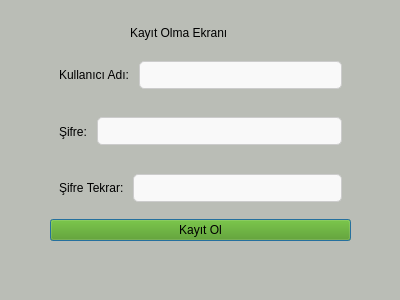
<?xml version="1.0" encoding="UTF-8"?>
<ui version="4.0">
 <class>Dialog</class>
 <widget class="QDialog" name="Dialog">
  <property name="geometry">
   <rect>
    <x>0</x>
    <y>0</y>
    <width>400</width>
    <height>300</height>
   </rect>
  </property>
  <property name="windowTitle">
   <string>Dialog</string>
  </property>
  <property name="styleSheet">
   <string notr="true">background-color: rgb(186, 189, 182);</string>
  </property>
  <widget class="QWidget" name="widget_4" native="true">
   <property name="geometry">
    <rect>
     <x>50</x>
     <y>50</y>
     <width>301</width>
     <height>191</height>
    </rect>
   </property>
   <layout class="QVBoxLayout" name="verticalLayout">
    <item>
     <widget class="QWidget" name="widget" native="true">
      <layout class="QHBoxLayout" name="horizontalLayout">
       <item>
        <widget class="QLabel" name="label">
         <property name="text">
          <string>Kullanıcı Adı: </string>
         </property>
        </widget>
       </item>
       <item>
        <widget class="QLineEdit" name="input_username">
         <property name="styleSheet">
          <string notr="true">QLineEdit {
    border: 1px solid #ccc;
    border-radius: 5px;
    padding: 5px;
    background-color: #f9f9f9;
}</string>
         </property>
         <property name="inputMask">
          <string/>
         </property>
         <property name="text">
          <string/>
         </property>
        </widget>
       </item>
      </layout>
     </widget>
    </item>
    <item>
     <widget class="QWidget" name="widget_2" native="true">
      <layout class="QHBoxLayout" name="horizontalLayout_2">
       <item>
        <widget class="QLabel" name="label_2">
         <property name="text">
          <string>Şifre: </string>
         </property>
        </widget>
       </item>
       <item>
        <widget class="QLineEdit" name="input_password">
         <property name="styleSheet">
          <string notr="true">QLineEdit {
    border: 1px solid #ccc;
    border-radius: 5px;
    padding: 5px;
    background-color: #f9f9f9;
}</string>
         </property>
         <property name="inputMask">
          <string/>
         </property>
         <property name="text">
          <string/>
         </property>
         <property name="echoMode">
          <enum>QLineEdit::Password</enum>
         </property>
        </widget>
       </item>
      </layout>
     </widget>
    </item>
    <item>
     <widget class="QWidget" name="widget_3" native="true">
      <layout class="QHBoxLayout" name="horizontalLayout_3">
       <item>
        <widget class="QLabel" name="label_3">
         <property name="text">
          <string>Şifre Tekrar: </string>
         </property>
        </widget>
       </item>
       <item>
        <widget class="QLineEdit" name="input_password2">
         <property name="styleSheet">
          <string notr="true">QLineEdit {
    border: 1px solid #ccc;
    border-radius: 5px;
    padding: 5px;
    background-color: #f9f9f9;
}</string>
         </property>
         <property name="text">
          <string/>
         </property>
         <property name="echoMode">
          <enum>QLineEdit::Password</enum>
         </property>
        </widget>
       </item>
      </layout>
     </widget>
    </item>
    <item>
     <widget class="QPushButton" name="btn_register">
      <property name="palette">
       <palette>
        <active>
         <colorrole role="WindowText">
          <brush brushstyle="SolidPattern">
           <color alpha="255">
            <red>0</red>
            <green>0</green>
            <blue>0</blue>
           </color>
          </brush>
         </colorrole>
         <colorrole role="Button">
          <brush brushstyle="SolidPattern">
           <color alpha="255">
            <red>78</red>
            <green>154</green>
            <blue>6</blue>
           </color>
          </brush>
         </colorrole>
         <colorrole role="Base">
          <brush brushstyle="SolidPattern">
           <color alpha="255">
            <red>78</red>
            <green>154</green>
            <blue>6</blue>
           </color>
          </brush>
         </colorrole>
         <colorrole role="Window">
          <brush brushstyle="SolidPattern">
           <color alpha="255">
            <red>78</red>
            <green>154</green>
            <blue>6</blue>
           </color>
          </brush>
         </colorrole>
        </active>
        <inactive>
         <colorrole role="WindowText">
          <brush brushstyle="SolidPattern">
           <color alpha="255">
            <red>0</red>
            <green>0</green>
            <blue>0</blue>
           </color>
          </brush>
         </colorrole>
         <colorrole role="Button">
          <brush brushstyle="SolidPattern">
           <color alpha="255">
            <red>78</red>
            <green>154</green>
            <blue>6</blue>
           </color>
          </brush>
         </colorrole>
         <colorrole role="Base">
          <brush brushstyle="SolidPattern">
           <color alpha="255">
            <red>78</red>
            <green>154</green>
            <blue>6</blue>
           </color>
          </brush>
         </colorrole>
         <colorrole role="Window">
          <brush brushstyle="SolidPattern">
           <color alpha="255">
            <red>78</red>
            <green>154</green>
            <blue>6</blue>
           </color>
          </brush>
         </colorrole>
        </inactive>
        <disabled>
         <colorrole role="WindowText">
          <brush brushstyle="SolidPattern">
           <color alpha="255">
            <red>190</red>
            <green>190</green>
            <blue>190</blue>
           </color>
          </brush>
         </colorrole>
         <colorrole role="Button">
          <brush brushstyle="SolidPattern">
           <color alpha="255">
            <red>78</red>
            <green>154</green>
            <blue>6</blue>
           </color>
          </brush>
         </colorrole>
         <colorrole role="Base">
          <brush brushstyle="SolidPattern">
           <color alpha="255">
            <red>78</red>
            <green>154</green>
            <blue>6</blue>
           </color>
          </brush>
         </colorrole>
         <colorrole role="Window">
          <brush brushstyle="SolidPattern">
           <color alpha="255">
            <red>78</red>
            <green>154</green>
            <blue>6</blue>
           </color>
          </brush>
         </colorrole>
        </disabled>
       </palette>
      </property>
      <property name="styleSheet">
       <string notr="true">background-color: rgb(115, 210, 22);
background-color: rgb(78, 154, 6);</string>
      </property>
      <property name="text">
       <string>Kayıt Ol</string>
      </property>
     </widget>
    </item>
   </layout>
  </widget>
  <widget class="QLabel" name="label_4">
   <property name="geometry">
    <rect>
     <x>130</x>
     <y>20</y>
     <width>141</width>
     <height>25</height>
    </rect>
   </property>
   <property name="text">
    <string>Kayıt Olma Ekranı</string>
   </property>
  </widget>
 </widget>
 <resources/>
 <connections/>
</ui>
